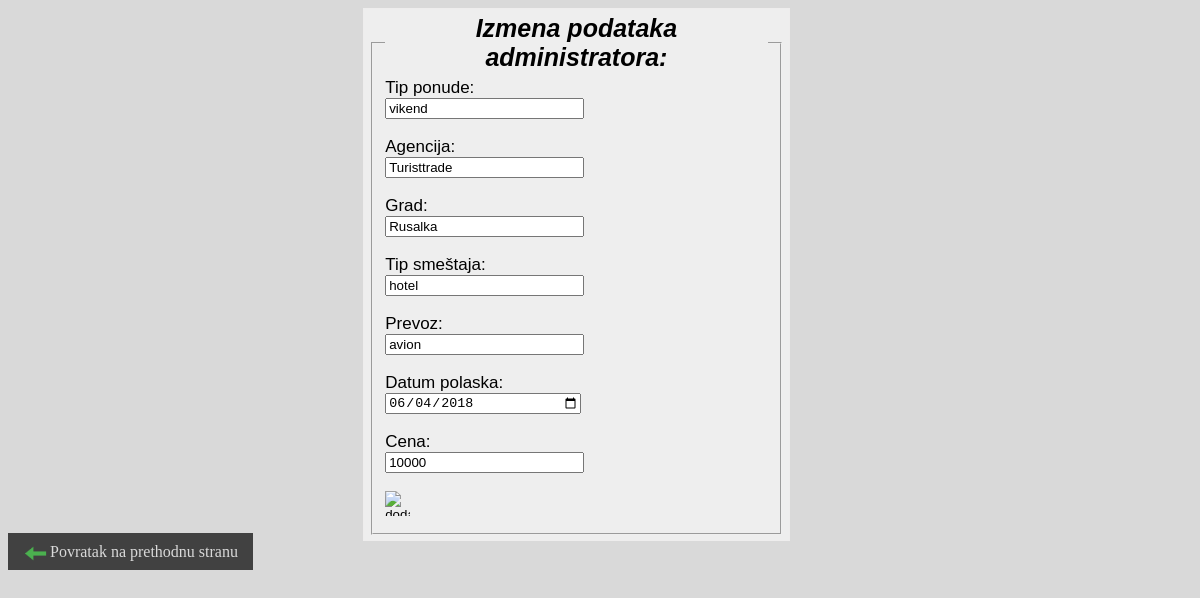
Page /izmeni-aranzmane.php?id=1 (signed in) on the committed database.
### tables this page shows
CREATE TABLE `aranzman` (
  `id` int(11) NOT NULL,
  `ponude` varchar(16) NOT NULL,
  `agencija` varchar(20) NOT NULL,
  `grad` varchar(32) NOT NULL,
  `tip_smestaja` varchar(16) NOT NULL,
  `prevoz` varchar(16) NOT NULL,
  `datum_polaska` date NOT NULL,
  `komentar` varchar(32) DEFAULT NULL,
  `cena` float NOT NULL
);

### php/profil-admin.php (called while the page is built, shortened)
<?php
class profil_admin {
    private $dbh;
    function __construct() {
        try {
            $this->dbh=new PDO("mysql:host=".self::host_name.";dbname=".self::db_name, self::user, self::pass);
        } catch (PDOException $e) {
            echo "Greška!";
            echo $e->getMessage();
           }
        }
    public function uzmiPodatkeAranzman($id){
        try{
        $sql="select id,ponude,agencija,grad,tip_smestaja,prevoz,datum_polaska,cena from aranzman where id='$id'";
        $pdo_izraz= $this->dbh->query($sql);
        $niz=$pdo_izraz->fetchAll(PDO::FETCH_ASSOC);
        return $niz;
        }
        catch(PDOException $e){
            echo "Greška!";
            echo $e->getMessage();
            return false;
        }
    }
}

### izmeni-aranzmane.php (the view, shortened to what this page needs)
<!DOCTYPE html>
<html>
    <head>
        <link rel="stylesheet" type="text/css" href="register.css">
    </head>
    <body>
        <?php
        require_once "php/profil-admin.php";
        $korisnik=new profil_admin();
        $podaci=$korisnik->uzmiPodatkeAranzman($_GET["id"]);
        ?>
        <?php if(!isset($_GET["ponude"])) { ?>
        <form name="myForm" id="register" action="<?php $_SERVER["PHP_SELF"] ?>" method="get" >
                <fieldset>
                    <legend>Izmena podataka administratora:</legend>
                    <label for="ponude">Tip ponude: </label><br>
                    <input class="fpn" type="text" name="ponude" size="30" value="<?php echo $podaci[0]["ponude"] ?>"><br>
                    <br>
                    <label for="agencija">Agencija: </label><br>
                    <input class="fpn" type="text" name="agencija" size="30" value="<?php echo $podaci[0]["agencija"] ?>"><br>
                    <br>
            		<label for="grad">Grad: </label><br>
                        <input class="fpn" type="text" name="grad" size="30" value="<?php echo $podaci[0]["grad"] ?>"><br>
                    <br>
            		<label for="smestaj">Tip smeštaja: </label><br>
                        <input class="fpn" type="text" name="smestaj" size="30" value="<?php echo $podaci[0]["tip_smestaja"] ?>"><br>
                    <br>
            		<label for="prevoz">Prevoz: </label><br>
                        <input class="fpn" type="text" name="prevoz" size="30" value="<?php echo $podaci[0]["prevoz"] ?>"><br>
                    <br>
            		<label for="date">Datum polaska: </label><br>
                        <input class="fpn" type="date" name="date" size="30" value="<?php echo $podaci[0]["datum_polaska"] ?>"><br>
                    <br>
            		<label for="cena">Cena: </label><br>
                        <input class="fpn" type="text" name="cena" size="30" value="<?php echo $podaci[0]["cena"] ?>"><br>
                        <br>
                        <input type="image" src="pictures/insert.png" alt="dodaj" width="25" height="25" onclick="return validacijaSubmit()">
                </fieldset>
    	</form>
        <?php
        }
        ?>
        <a id="backarrow" href="dodaj-brisi-aranzmani.php" style="padding: 10px 15px; background: #414141; color: #d9d9d9; text-decoration: none;"><img src="pictures/arrow-left.png" height="25" width="25" style="vertical-align: middle; margin-right: 2px;" >Povratak na prethodnu stranu</a>
    </body>
</html>

### register.css (style rules this page uses)
body { background-color: #d9d9d9; }
#register { border: 1.5px solid #eeeded; padding: 5px 5px 5px ; width: 35%; background-color: #eee; margin-left: 30%; }
legend { font: bold italic 25px Arial; text-align: center; }
label { font: 17px Arial; }
.fpn { width: 50%; }

### rows in the picture
aranzman: ponude "vikend", agencija "Turisttrade", grad "Rusalka", smestaj "hotel", prevoz "avion", date "06/04/2018", cena "10000"
